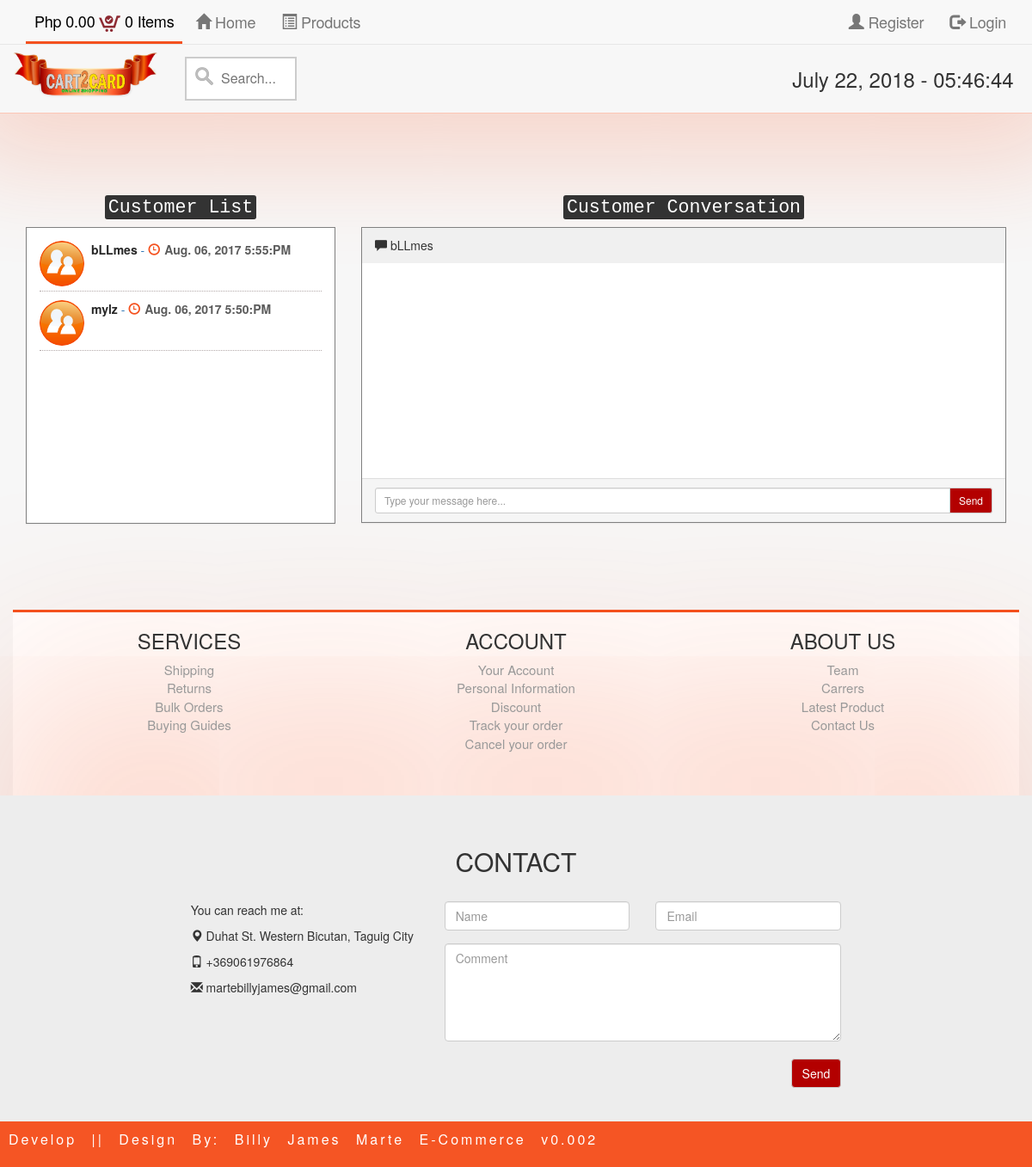
The app's page /messages.php with its own data.
### tables this page shows
CREATE TABLE `users_convo_date` (
  `id` int(11) NOT NULL,
  `user_id` int(11) NOT NULL,
  `latest_convo_date` datetime NOT NULL,
  `convo_read` int(11) NOT NULL,
  `convo_unread` int(11) NOT NULL
);

CREATE TABLE `users` (
  `id` int(11) NOT NULL,
  `user_account` varchar(255) NOT NULL,
  `user_password` varchar(255) NOT NULL,
  `user_email` varchar(255) NOT NULL,
  `user_address` varchar(255) NOT NULL,
  `user_phone` varchar(255) NOT NULL,
  `user_status` int(11) NOT NULL
);

### messages.php (the view, shortened to what this page needs)
<!DOCTYPE>
<html lang="en">
	<head>
		<link rel="stylesheet" href="css/bootstrap.css">
		<link rel="stylesheet" href="css/bootstrap.min.css">
		<link rel="stylesheet" href="css/mystylee.css">
	</head>
	<body>
	<?php
	include 'navbar.php';
	if(isset($_GET['id_convo'])){
		$get_top_id = $_GET['id_convo'];
		$get_top_name = $_GET['user_name'];
	}
	else{
		$query_latest = mysqli_query($sql, "SELECT * FROM users_convo_date ucd, users usr where ucd.user_id = usr.id ORDER BY ucd.latest_convo_date DESC");
		$row_messages = mysqli_fetch_array($query_latest);
		$get_top_name = $row_messages['user_account'];
	}
	?>
	<div class="container" style="margin-top: 96px;">
		<div class="row">
			<div class="col-md-4" style="margin-top: -18px;">
				<center><h3><kbd>Customer List</kbd></h3></center>
				<div class="panel panel-default-messages" style="border-radius: 0px;border:1px solid grey;height:345px;padding-top: 0px;padding-bottom: 3px;">
                    <div class="panel-body" style="overflow: auto !important;height: 340px;">
                    	<ul class="chat">
	                    	<?php
	                    	$query_latest = mysqli_query($sql, "SELECT * FROM users_convo_date ucd, users usr where ucd.user_id = usr.id ORDER BY ucd.latest_convo_date DESC");
							while($row_messages = mysqli_fetch_array($query_latest)){
								$get_convo_latest_convo_date = $row_messages['latest_convo_date'];
								$get_convo_user_account = $row_messages['user_account'];
								$get_convo_user_id = $row_messages['user_id'];
	 							$get_convo_latest_convo_date = date("M. d, Y g:i:A", strtotime($get_convo_latest_convo_date));
								?>
									<li class="left clearfix">
									<a href="messages.php?id_convo=<?php echo $get_convo_user_id; ?>&&user_name=<?php echo $get_convo_user_account; ?>">
										<span class="chat-img pull-left" style="width: 16%;">
								            <img src="images/users/user-2.png" alt="User Avatar" class="img-circle" style="width: 100%;height: auto;" />
								        </span>
							            <div class="chat-body clearfix">
							                <div class="header">
							                    <strong class="primary-font" style="color: hsl(0, 0%, 15%);"><?php echo $get_convo_user_account; ?></strong> - <span class="glyphicon glyphicon-time" style="color: #f4511e;"></span><label style="color: hsl(0, 0%, 36%);"><?php echo $get_convo_latest_convo_date; ?>
							                    </label>
							                </div>
							            </div>
							        </a>
							        </li>
								<?php
							}
	                    	?>
	                    </ul>
                    </div>
                </div>
                <br><br>
			</div>
	        <div class="col-md-8" style="margin-top: -18px;">
	        	<center><h3><kbd>Customer Conversation</kbd></h3></center>
	            <div class="panel panel-default-messages" style="border-top:2px solid #f4511e;border:1px solid grey;border-radius: 0px;">
	                <div class="panel-heading" id="accordion" style="background-color: hsl(0, 0%, 94%);">
	                    <span class="glyphicon glyphicon-comment"></span>
	                    <span id="userChatName"><?php echo $get_top_name; ?></span>
	                </div>
	                <div class="panel-collapse" id="collapseOne">
	                    <div class="panel-body" id="scrollNow">
	                    </div>
	                    <div class="panel-footer">
	                        <div class="input-group">
	                            <input id="btn-input-message" type="text" class="form-control input-sm" placeholder="Type your message here..." />
	                            <span class="input-group-btn">
	                                <button class="btn btn-default btn-sm" id="btn-message">
	                                    Send</button>
	                            </span>
	                        </div>
	                    </div>
	                </div>
	            </div>
	        </div>
		</div>
	</div>
	<br><br>
	<?php
	include 'footer.php'
	?>
	</body>
</html>

### css/mystylee.css (style rules this page uses)
body { background-color: hsl(0, 0%, 97%); }
* { box-sizing:border-box }
.href-image:hover, { opacity: 1px; text-decoration: none; }
.btn-default { background-color: #b30000; color: white; }
.panel-heading { width: auto; }
.chat { list-style: none; margin: 0; padding: 0; }
.chat li { margin-bottom: 10px; padding-bottom: 5px; border-bottom: 1px dotted #B3A9A9; }
.chat li.left .chat-body { margin-left: 60px; }
.panel .slidedown .glyphicon, .chat .glyphicon { margin-right: 5px; }
.panel-body { overflow-y: scroll; height: 250px; }

### messages.php (style rules this page uses)
.chat { list-style: none; margin: 0; padding: 0; }
.chat li { margin-bottom: 10px; padding-bottom: 5px; border-bottom: 1px dotted #B3A9A9; }
.chat li.left .chat-body { margin-left: 60px; }
.panel .slidedown .glyphicon, .chat .glyphicon { margin-right: 5px; }
.panel-body { overflow-y: scroll; height: 250px; }

### records on screen
users_convo_date: user.user_account "bLLmes", latest_convo_date "Aug. 06, 2017 5:55:PM"
users_convo_date: user.user_account "mylz", latest_convo_date "Aug. 06, 2017 5:50:PM"
users: user_account "bLLmes"
